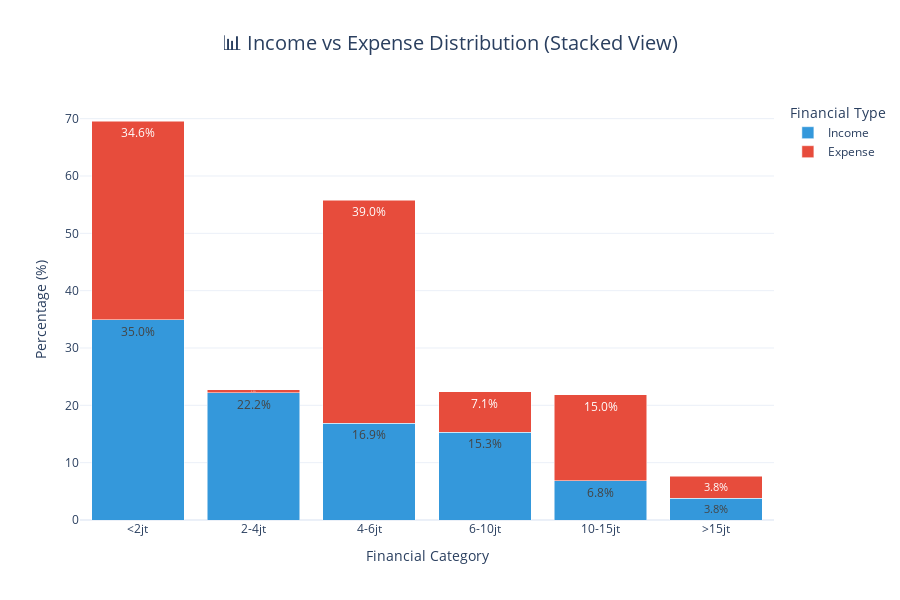

Source (notebook cell):
### Markdown cell above
### 3.3 Version 2: Stacked Percentage Bar Chart (100% Normalized)

### Code cell
# Prepare data in long format for stacked chart
stacked_data = []
for category in viz_data.index:
    stacked_data.append({
        'Category': category,
        'Type': 'Income',
        'Percentage': viz_data.loc[category, 'Income_Percentage'],
        'Count': viz_data.loc[category, 'Income_Count']
    })
    stacked_data.append({
        'Category': category,
        'Type': 'Expense',
        'Percentage': viz_data.loc[category, 'Expense_Percentage'],
        'Count': viz_data.loc[category, 'Expense_Count']
    })

stacked_df = pd.DataFrame(stacked_data)

# Create stacked bar chart
fig = px.bar(
    stacked_df,
    x='Category',
    y='Percentage',
    color='Type',
    title='📊 Income vs Expense Distribution (Stacked View)',
    labels={'Percentage': 'Percentage (%)', 'Category': 'Financial Category'},
    color_discrete_map={'Income': '#3498db', 'Expense': '#e74c3c'},
    text='Percentage',
    hover_data={'Count': True}
)

fig.update_traces(texttemplate='%{text:.1f}%', textposition='inside')
fig.update_layout(
    barmode='stack',
    height=600,
    template='plotly_white',
    title_x=0.5,
    title_font_size=20,
    legend_title_text='Financial Type'
)

fig.show()

print("\n✅ Stacked Bar Chart created successfully!")
print("\n💡 Use Case: Shows total financial activity per category.")

### Figure 1 — Plotly figure (JSON) as saved in the notebook; plotly's stock layout.template omitted (floating-point values rounded to 4 significant figures)
{"data": [{"alignmentgroup": "True", "customdata": [[338], [215], [163], [148], [66], [37]], "hovertemplate": "Type=Income<br>Financial Category=%{x}<br>Percentage (%)=%{text}<br>Count=%{customdata[0]}<extra></extra>", "legendgroup": "Income", "marker": {"color": "#3498db", "pattern": {"shape": ""}}, "name": "Income", "offsetgroup": "Income", "orientation": "v", "showlegend": true, "text": [34.95, 22.23, 16.86, 15.31, 6.83, 3.83], "textposition": "inside", "texttemplate": "%{text:.1f}%", "type": "bar", "x": ["<2jt", "2-4jt", "4-6jt", "6-10jt", "10-15jt", ">15jt"], "xaxis": "x", "y": [34.95, 22.23, 16.86, 15.31, 6.83, 3.83], "yaxis": "y"}, {"alignmentgroup": "True", "customdata": [[337], [5], [379], [69], [146], [37]], "hovertemplate": "Type=Expense<br>Financial Category=%{x}<br>Percentage (%)=%{text}<br>Count=%{customdata[0]}<extra></extra>", "legendgroup": "Expense", "marker": {"color": "#e74c3c", "pattern": {"shape": ""}}, "name": "Expense", "offsetgroup": "Expense", "orientation": "v", "showlegend": true, "text": [34.64, 0.51, 38.95, 7.09, 15.01, 3.8], "textposition": "inside", "texttemplate": "%{text:.1f}%", "type": "bar", "x": ["<2jt", "2-4jt", "4-6jt", "6-10jt", "10-15jt", ">15jt"], "xaxis": "x", "y": [34.64, 0.51, 38.95, 7.09, 15.01, 3.8], "yaxis": "y"}], "layout": {"barmode": "stack", "height": 600, "legend": {"title": {"text": "Financial Type"}, "tracegroupgap": 0}, "title": {"font": {"size": 20}, "text": "📊 Income vs Expense Distribution (Stacked View)", "x": 0.5}, "xaxis": {"anchor": "y", "domain": [0, 1], "title": {"text": "Financial Category"}}, "yaxis": {"anchor": "x", "domain": [0, 1], "title": {"text": "Percentage (%)"}}}}
